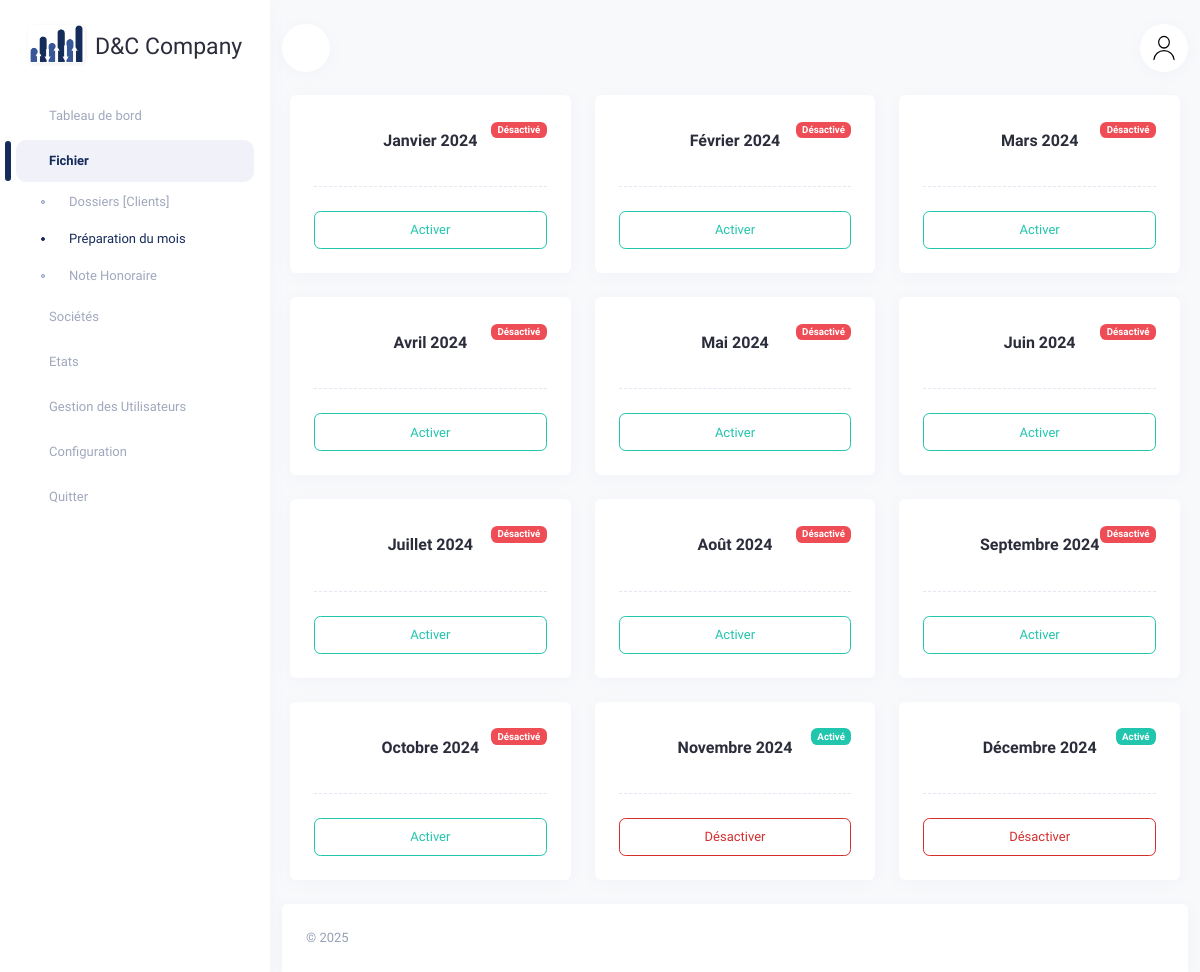
/gestion_mois/, run on an earlier commit of the app's database.
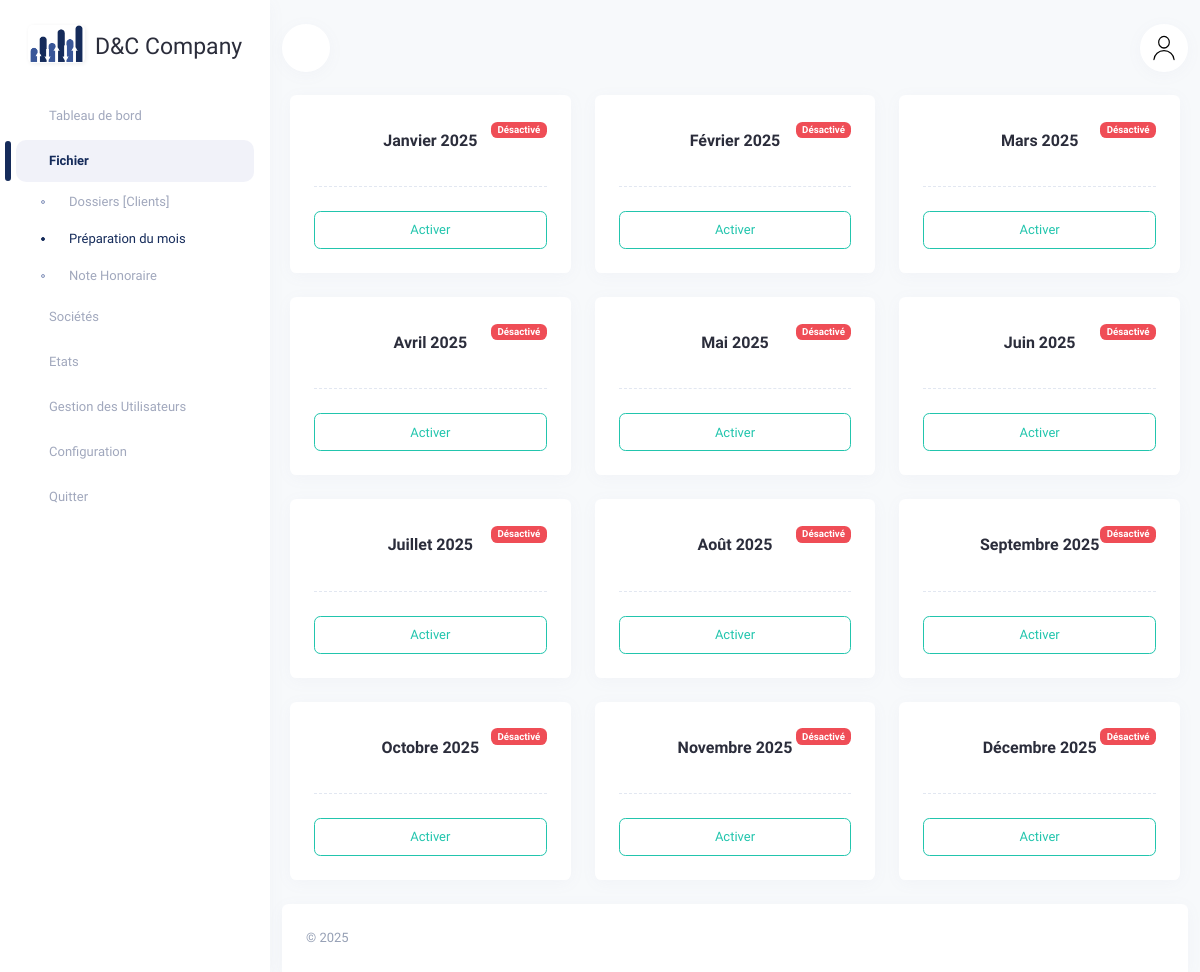
And on a later commit of the database.
### agendacomptable/models.py (models this page shows, shortened)
class Month(models.Model):
    MONTH_CHOICES = [
        (1, "Janvier"), (2, "Février"), (3, "Mars"), (4, "Avril"),
        (5, "Mai"), (6, "Juin"), (7, "Juillet"), (8, "Août"),
        (9, "Septembre"), (10, "Octobre"), (11, "Novembre"), (12, "Décembre"),
    ]
    year = models.IntegerField(verbose_name="Année")
    month = models.PositiveSmallIntegerField(choices=MONTH_CHOICES, verbose_name="Mois")
    is_active = models.BooleanField(default=False, verbose_name="Activé pour la préparation")
    date_created = models.DateTimeField(auto_now_add=True, verbose_name="Créé le")
    date_updated = models.DateTimeField(auto_now=True, verbose_name="Mis à jour le")
    class Meta:
        unique_together = ("year", "month")
        ordering = ["-year", "-month"]

### agendacomptable/views.py (the view, shortened to what this page needs)
# urls.py: path('gestion_mois/', views.gestion_mois, name='gestion_mois'),
def gestion_mois(request):
    months = Month.objects.all().order_by("year", "month")
    return render(request, "accounting/gestion_mois.html", {"months": months})

### agendacomptable/templates/accounting/gestion_mois.html (shortened to what this page needs)
{% extends 'accounting/base.html' %}
{% block content %}
        <div class="row">
            {% for month in months %}
            <div class="col-md-6 col-lg-4">
                <div class="card {% if month.is_active %}card-active{% else %}card-inactive{% endif %}">
                    <div class="card-body">
                        <div class="position-absolute top-0 end-0 mt-3 me-3 text-end">
                            <span class="badge {% if month.is_active %}bg-success{% else %}bg-danger{% endif %}">
                                {% if month.is_active %}Activé{% else %}Désactivé{% endif %}
                            </span>
                        </div>
                        <div class="text-center border-dashed-bottom pb-3">
                            <h5 class="fw-bold my-2">{{ month.get_month_display }} {{ month.year }}</h5>
                        </div>
                        <div class="mt-3">
                            <form method="POST">
                                <button
                                    type="submit"
                                    name="toggle_month"
                                    value="{{ month.id }}"
                                    class="btn {% if month.is_active %}btn-outline-danger{% else %}btn-outline-success{% endif %} w-100">
                                    {% if month.is_active %}Désactiver{% else %}Activer{% endif %}
                                </button>
                            </form>
                        </div>
                    </div>
                </div>
            </div>
            {% endfor %}
        </div>
 <footer class="footer text-center text-sm-start d-print-none">
    <div class="container-xxl">
        <div class="row">
            <div class="col-12">
                <div class="card mb-0 rounded-bottom-0">
                    <div class="card-body">
                        <p class="text-muted mb-0">
                            © <script> document.write(new Date().getFullYear()) </script>
                        </p>
                    </div>
                </div>
            </div>
        </div>
    </div>
</footer>
{% endblock content %}

What changed in the data, as far as the page shows it:
changed Month "Janvier": year "2024" → "2025"
changed Month "Février": year "2024" → "2025"
changed Month "Mars": year "2024" → "2025"
changed Month "Avril": year "2024" → "2025"
changed Month "Mai": year "2024" → "2025"
changed Month "Juin": year "2024" → "2025"
changed Month "Juillet": year "2024" → "2025"
changed Month "Août": year "2024" → "2025"
changed Month "Septembre": year "2024" → "2025"
changed Month "Octobre": year "2024" → "2025"
changed Month "Novembre": year "2024" → "2025"; is_active "Activé Désactiver" → "Désactivé Activer"
changed Month "Décembre": year "2024" → "2025"; is_active "Activé Désactiver" → "Désactivé Activer"
